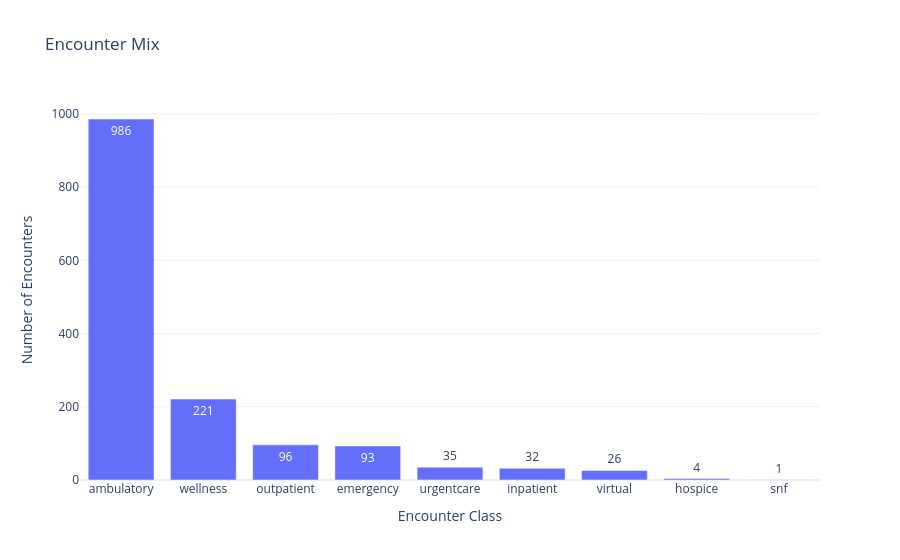

Notebook source saved alongside this figure:
### Markdown cell above
## Utilization profile

### Code cell
encounter_mix = (
    encounters["ENCOUNTERCLASS"]
    .fillna("Unknown")
    .value_counts()
    .rename_axis("Encounter Class")
    .reset_index(name="Encounters")
)

fig = px.bar(
    encounter_mix,
    x="Encounter Class",
    y="Encounters",
    title="Encounter Mix",
    text_auto=True
)

fig.update_layout(
    xaxis_title="Encounter Class",
    yaxis_title="Number of Encounters",
    template="plotly_white"
)

fig.show()

### Figure 1 — Plotly figure (JSON) as saved in the notebook; plotly's stock layout.template omitted (floating-point values rounded to 4 significant figures)
{"data": [{"hovertemplate": "Encounter Class=%{x}<br>Encounters=%{y}<extra></extra>", "legendgroup": "", "marker": {"color": "#636efa", "pattern": {"shape": ""}}, "name": "", "orientation": "v", "showlegend": false, "textposition": "auto", "texttemplate": "%{y}", "type": "bar", "x": ["ambulatory", "wellness", "outpatient", "emergency", "urgentcare", "inpatient", "virtual", "hospice", "snf"], "xaxis": "x", "y": [986, 221, 96, 93, 35, 32, 26, 4, 1], "yaxis": "y"}], "layout": {"barmode": "relative", "legend": {"tracegroupgap": 0}, "title": {"text": "Encounter Mix"}, "xaxis": {"anchor": "y", "domain": [0, 1], "title": {"text": "Encounter Class"}}, "yaxis": {"anchor": "x", "domain": [0, 1], "title": {"text": "Number of Encounters"}}}}
